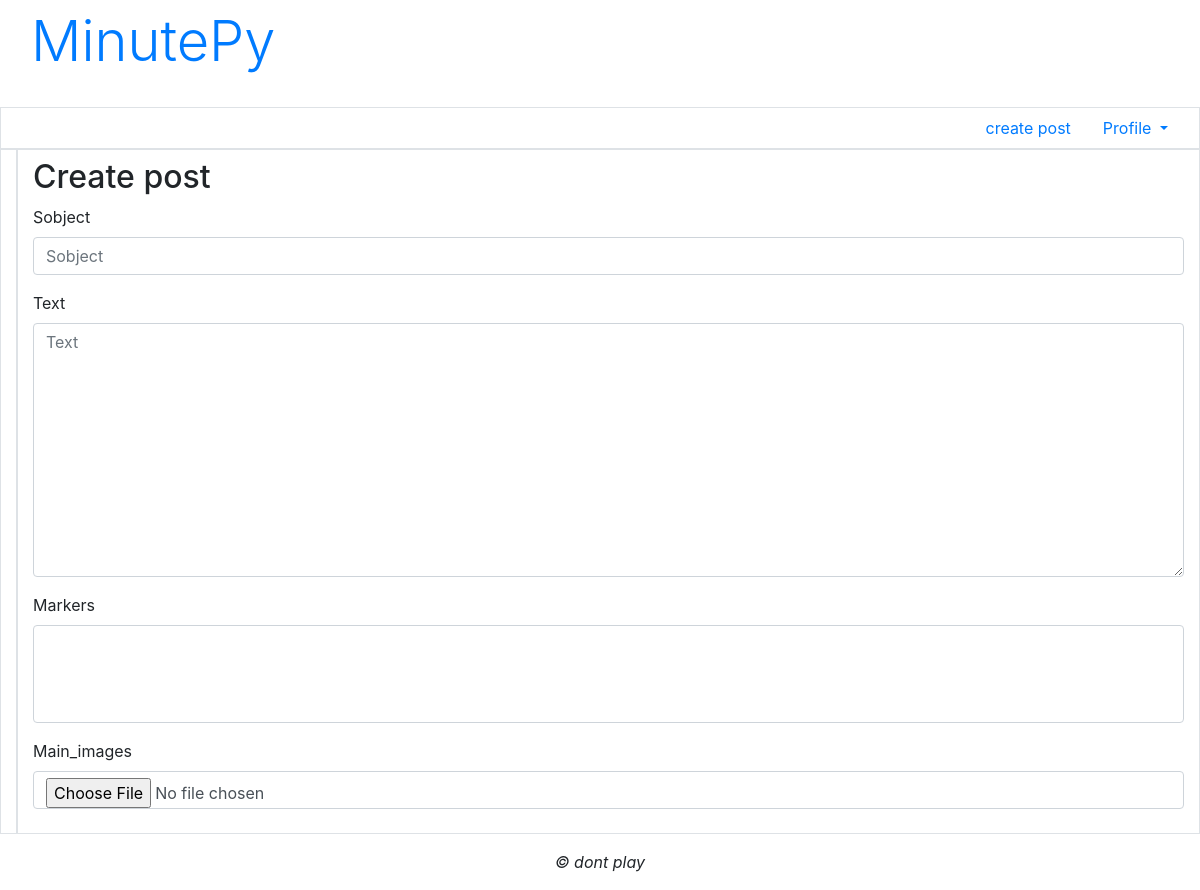
The app's page /post/create/ (signed in), older data.
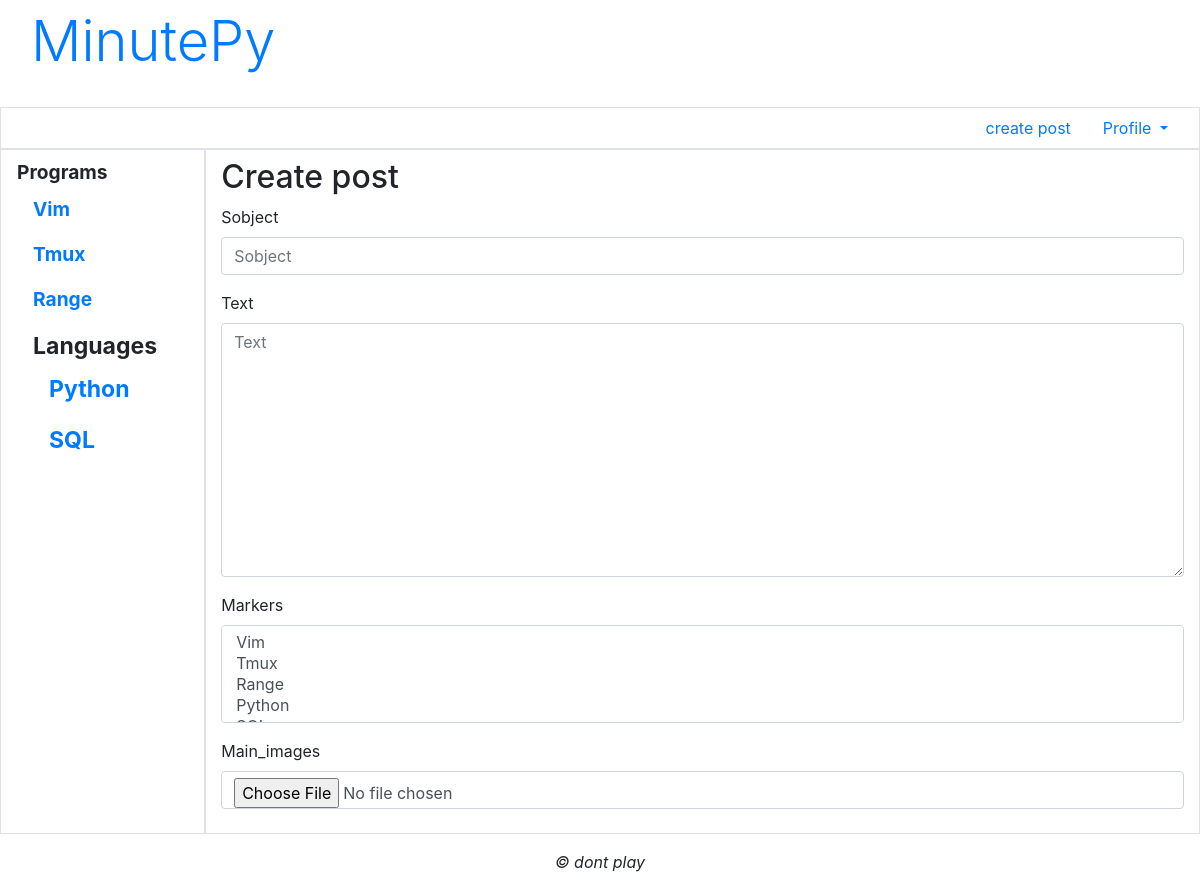
The same page, newer data.
### blog/models.py (models this page shows)
class Section(models.Model):
    name = models.CharField(max_length=20,db_index=True,unique=True,
                            verbose_name='section name')
    order = models.IntegerField(default=0,db_index=True,verbose_name='order')
    main_section = models.ForeignKey('MainSection',on_delete=models.PROTECT,null=True,
                                     blank=True,verbose_name='main section')
    def __str__(self):
        return self.name

### blog/views.py (the view)
# urls.py: path('post/create/',post_create,name='postcreate'),
@login_required
def post_create(request):
    if request.method == 'POST':
        form = PostForm(request.POST,request.FILES)
        if form.is_valid():
            post = form.save()
            formset = AttFormSet(request.POST,request.FILES,instance=post)
            if formset.is_valid():
                formset.save()
                messages.add_message(request,messages.SUCCESS,'post created')
                return redirect('main')
    else:
        form = PostForm(initial={'author':request.user.pk})
        formset = AttFormSet()
    context = {'form':form,'formset':formset}
    return render(request,'blog/post_create.html',context)

### blog/forms.py
class PostForm(forms.ModelForm):
    class Meta:
        model = Post
        fields = '__all__'
        widgets = {'author':forms.HiddenInput}

### blog/models.py (called while the page is built)
    def get_queryset(self):
        return super().get_queryset().filter(main_section__isnull=False)

### blog/templates/blog/post_create.html (shortened to what this page needs)
{% extends "layout/basic.html" %}
{% load bootstrap4 %}
{% block content %}
<h2>Create post</h2>
<form method="post" enctype="multipart/form-data">
		{% bootstrap_form form layout='horizontal' %}
</form>
{% endblock %}

### blog/templates/layout/basic.html (shortened to what this page needs)
{% load bootstrap4 %}
{% load static %}
<!DOCTYPE html>
<html>
		<head>
						{% bootstrap_css %}
						<link rel="stylesheet" type="text/css"
						href="{% static "blog/style.css" %}">
		</head>
		<body class="container-fluid">
				<header class="mb-4">
					<a class="display-4 nav-link" href="{% url 'main' %}">MinutePy</a>
				</header>
				<div class="row">
						<ul class="col nav justify-content-end border">
								{% if not user.is_authenticated %}
								<li class="nav-item"><a class="nav-link"
								href="{% url 'register' %} ">registraition</a></li>
								<li class="nav-item"><a class="nav-link"
								href="{% url "login" %}">login</a></li>
								{% else %}
								<li class="nav-item"><a class="nav-link"
								href="{% url "postcreate" %}">create post</a></li>
								<li class="nav-item dropdown">
										<a class="nav-link dropdown-toggle"
										data-toggle="dropdown"
										href="#" role="button" aria-haspopup="true"
										aria-expanded="false">Profile</а>
								</li>
								{% endif %}
						</ul>
				</div>
				<div class="row">
						<nav class="col-md-auto nav flex-column border">
								{% for marker in markers %}
								{% ifchanged marker.main_section %}
								<span class="nav-link root font-weight-bold">
								{{ marker.main_section.name }}
								{% endifchanged %}
								<a class="nav-link" href="{% url 'by_marker' marker_name=marker.name %}">
									{{ marker.name }}</a>
								{% endfor %}
						</nav>
						<section class="col border py-2">
								{% block content %}
								{% endblock %}
						</section>
				</div>
				<footer class="mt-3">
						<p class="text-center font-italic">&copy; dont play </p>
				</footer>
		</body>
</html>

Row changes from the older to the newer data that the page shows:
added Section: main_section.name "Programs", name "Vim"
added Section: name "Tmux"
added Section: name "Range"
added Section: main_section.name "Languages", name "Python"
added Section: name "SQL"
Text that changed along with them:
form field markers: (not shown) → "Vim / Tmux / Range / Python"
